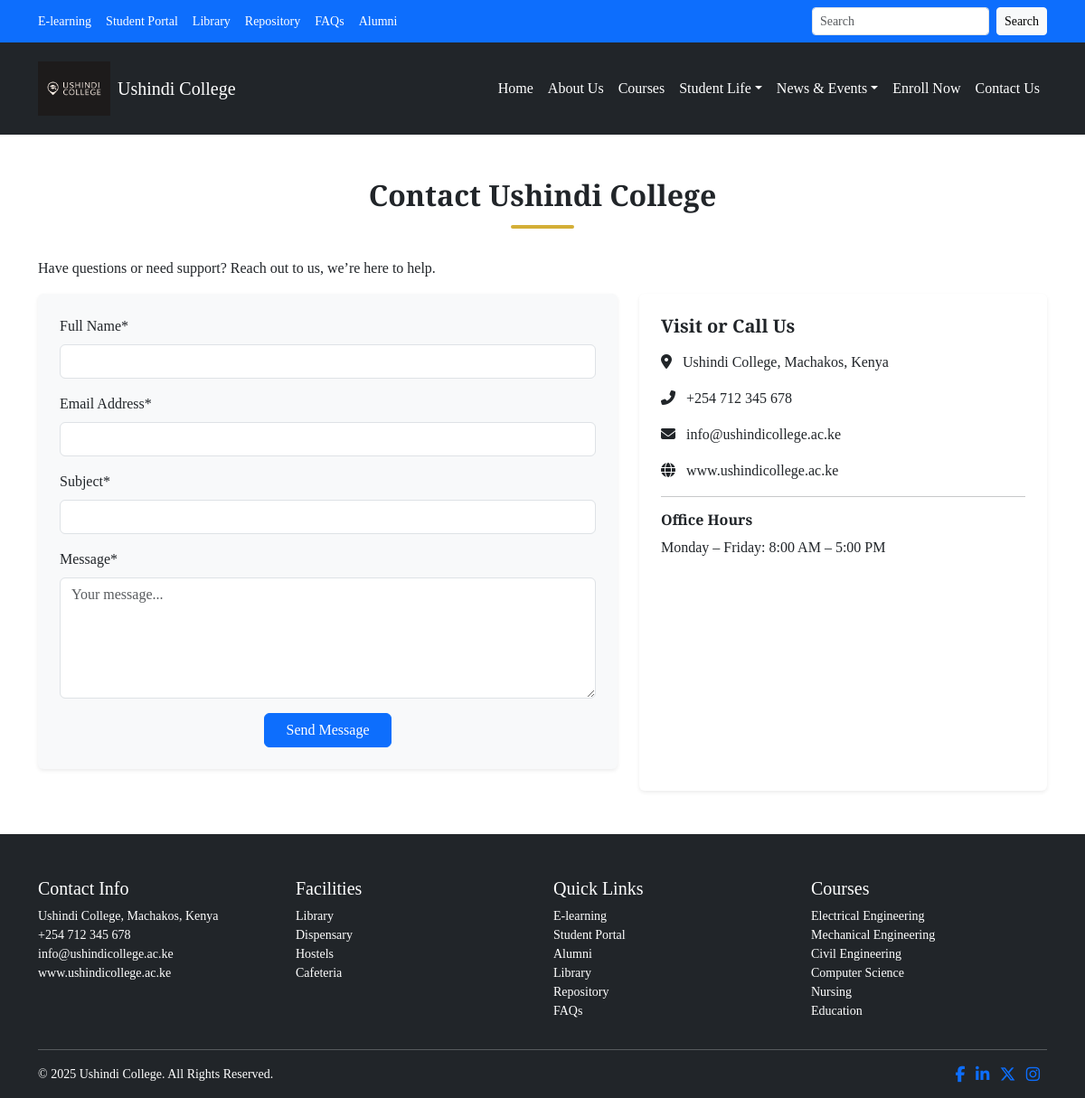
Page /contact/ on the committed database.
### myapp/models.py (models this page shows, shortened)
class ContactInfo(models.Model):
    contact_detail = models.CharField(max_length=100)
    icon = models.CharField(blank=True, max_length=50)
    class Meta:
        verbose_name_plural = 'Contact Info'

### myapp/views.py (the view)
# urls.py: path('contact/', views.contact, name='contact'),
def contact(request):
    contact_info = ContactInfo.objects.all()
    if request.method == 'POST':
        form = ContactUsForm(request.POST)
        if form.is_valid:
            return redirect('home')
    else:
        form = ContactUsForm()
    return render(request, 'contact.html', {'form': form, 'contact_info': contact_info})

### myapp/forms.py
class ContactUsForm(forms.Form):
    full_name = forms.CharField(max_length=100, label="Full Name")
    email = forms.EmailField(label="Email Address")
    subject = forms.CharField(max_length=100, label="Subject")
    message = forms.CharField(widget=forms.Textarea(attrs={
        'rows': 5,
        'placeholder': 'Your message...'
    }))

### myapp/context_processors.py (called while the page is built)
def logo_details(request):
  logo = Logo.objects.first()
  return {'logo': logo}

def social_links(request):
    social_links = SocialLinks.objects.all()
    return {'social_links': social_links}

### templates/contact.html (shortened to what this page needs)
{% extends 'master.html' %}
{% load crispy_forms_filters %}
{% load static %}
{% block content %}
    <div class="container my-5">
        <div class="underline-title-wrap">
            <div class="underline-title">
                <h2 class="fw-bold">Contact Ushindi College</h2>
            </div>
        </div>
        <p>Have questions or need support? Reach out to us, we’re here to help.</p>
        <div class="row">
            <div class="col-md-7 mb-4">
                <form method="POST" class="bg-light p-4 rounded shadow-sm">
                    {{ form|crispy }}
                    <div class="text-center">
                        <button type="submit" class="btn btn-primary px-4">Send Message</button>
                    </div>
                </form>
            </div>
            <div class="col-md-5">
                <div class="bg-white p-4 rounded shadow-sm h-100">
                    <h5 class="fw-bold mb-3">Visit or Call Us</h5>
                    {% for contact in contact_info %}
                        <p><i class="fas {{ contact.icon }} me-2 text-grey"></i> {{ contact.contact_detail}}</p>
                    {% endfor %}
                    <hr>
                    <h6 class="fw-bold">Office Hours</h6>
                    <p>Monday – Friday: 8:00 AM – 5:00 PM</p>
                </div>
            </div>
        </div>
    </div>
{% endblock %}

### templates/master.html (shortened to what this page needs)
{% load static %}
<!DOCTYPE html>
<html lang="en">
<head>
    <link rel="stylesheet" href="https://cdn.jsdelivr.net/npm/bootstrap@5.3.3/dist/css/bootstrap.min.css">
    <link rel="stylesheet" href="https://cdnjs.cloudflare.com/ajax/libs/font-awesome/6.5.0/css/all.min.css">
    <link rel="stylesheet" href="{% static 'css/main.css' %}">
</head>
<body>
<header>
    <div id="top-bar" class="bg-primary text-white py-2">
        <div class="container d-flex flex-wrap justify-content-between align-items-center">
            <div class="d-flex flex-wrap">
                <a class="text-white me-3 small text-decoration-none" href="#">E-learning</a>
                <a class="text-white me-3 small text-decoration-none" href="#">Student Portal</a>
                <a class="text-white me-3 small text-decoration-none" href="{% url 'library' %}">Library</a>
                <a class="text-white me-3 small text-decoration-none" href="#">Repository</a>
                <a class="text-white me-3 small text-decoration-none" href="{% url 'faq' %}">FAQs</a>
                <a class="text-white me-3 small text-decoration-none" href="{% url 'alumni' %}">Alumni</a>
            </div>
            <form class="d-flex" role="search" method="get" action="{% url 'site_search' %}">
                <input name="search" class="form-control form-control-sm me-2" type="search" placeholder="Search" aria-label="Search">
                <button class="btn btn-sm btn-light" type="submit">Search</button>
            </form>
        </div>
    </div>
    <nav class="navbar navbar-expand-lg navbar-dark bg-dark py-3 sticky-top">
        <div class="container">
            <a class="navbar-brand d-flex align-items-center" href="{% url 'home' %}">
                <img src="{{ logo.image.url }}" alt="Logo" style="height: 60px;">
                <span class="ms-2">{{ logo.site_name }}</span>
            </a>
            <div class="collapse navbar-collapse" id="mainNavbar">
                <ul class="navbar-nav ms-auto mb-2 mb-lg-0">
                    <li class="nav-item"><a class="nav-link text-white" href="{% url 'home' %}">Home</a></li>
                    <li class="nav-item"><a class="nav-link text-white" href="{% url 'about' %}">About Us</a></li>
                    <li class="nav-item"><a class="nav-link text-white" href="{% url 'courses' %}">Courses</a></li>
                    <li class="nav-item dropdown">
                        <a class="nav-link dropdown-toggle text-white" href="#" id="studentLifeDropdown" role="button" data-bs-toggle="dropdown">Student Life</a>
                    </li>
                    <li class="nav-item dropdown">
                        <a class="nav-link dropdown-toggle text-white" href="#" id="newsDropdown" role="button" data-bs-toggle="dropdown">News & Events</a>
                    </li>
                    <li class="nav-item"><a class="nav-link text-white" href="{% url 'enroll' %}">Enroll Now</a></li>
                   <li class="nav-item"><a class="nav-link text-white" href="{% url 'contact' %}">Contact Us</a></li>
                </ul>
            </div>
        </div>
    </nav>
</header>
<main>{% block content %}{% endblock %}</main>
<footer class="bg-dark text-white pt-5">
    <div class="container">
        <div class="row">
            <div class="col-md-3">
                <h5>Contact Info</h5>
                <ul class="list-unstyled small">
                    <li>Ushindi College, Machakos, Kenya</li>
                    <li>+254 712 345 678</li>
                    <li>info@ushindicollege.ac.ke</li>
                    <li>www.ushindicollege.ac.ke</li>
                </ul>
            </div>
            <div class="col-md-3">
                <h5>Facilities</h5>
                <ul class="list-unstyled small">
                    <li><a href="{% url 'library' %}" class="text-white text-decoration-none">Library</a></li>
                    <li><a href="{% url 'dispensary' %}" class="text-white text-decoration-none">Dispensary</a></li>
                    <li><a href="{% url 'accommodation' %}" class="text-white text-decoration-none">Hostels</a></li>
                    <li><a href="{% url 'cafeteria' %}" class="text-white text-decoration-none">Cafeteria</a></li>
                </ul>
            </div>
            <div class="col-md-3">
                <h5>Quick Links</h5>
                <ul class="list-unstyled small">
                    <li><a href="#" class="text-white text-decoration-none">E-learning</a></li>
                    <li><a href="#" class="text-white text-decoration-none">Student Portal</a></li>
                    <li><a href="{% url 'alumni' %}" class="text-white text-decoration-none">Alumni</a></li>
                    <li><a href="{% url 'library' %}" class="text-white text-decoration-none">Library</a></li>
                    <li><a href="" class="text-white text-decoration-none">Repository</a></li>
                    <li><a href="{% url 'faq' %}" class="text-white text-decoration-none">FAQs</a></li>
                </ul>
            </div>
            <div class="col-md-3">
                <h5>Courses</h5>
                <ul class="list-unstyled small">
                    <li><a href="#" class="text-white text-decoration-none">Electrical Engineering</a></li>
                    <li><a href="#" class="text-white text-decoration-none">Mechanical Engineering</a></li>
                    <li><a href="#" class="text-white text-decoration-none">Civil Engineering</a></li>
                    <li><a href="#" class="text-white text-decoration-none">Computer Science</a></li>
                    <li><a href="#" class="text-white text-decoration-none">Nursing</a></li>
                    <li><a href="#" class="text-white text-decoration-none">Education</a></li>
                </ul>
            </div>
        </div>
        <hr class="border-light">
        <div class="d-flex flex-column flex-md-row justify-content-between text-center small pb-3">
            <p class="mb-2 mb-md-0">&copy; 2025 Ushindi College. All Rights Reserved.</p>
            <div class="social-icons">
                {% for link in social_links %}
                    <a href="{{ link.url }}" target="_blank" class="me-2">
                    <i class="{{ link.icon_class }} fa-lg"></i></a>
                {% endfor %}
            </div>
        </div>
    </div>
</footer>
</body>
</html>

### myapp/static/css/main.css (style rules this page uses)
* { margin: 0; padding: 0; box-sizing: border-box; }
body { font-family: "Source Serif 4", serif; }
.underline-title-wrap { text-align: center; position: relative; margin-bottom: 2rem; }
.underline-title { font-weight: bold; display: inline-block; padding-bottom: 10px; position: relative; }
.underline-title::after { content: ""; position: absolute; bottom: 0; left: 50%; width: 70px; height: 4px; background-color: #d4af37; transform: translateX(-50%); border-radius: 2px; }

### rows in the picture
ContactInfo: contact_detail "Ushindi College, Machakos, Kenya"
ContactInfo: contact_detail "+254 712 345 678"
ContactInfo: contact_detail "info@ushindicollege.ac.ke"
ContactInfo: contact_detail "www.ushindicollege.ac.ke"

### other values in the picture
{{ logo.site_name }} "Ushindi College"
